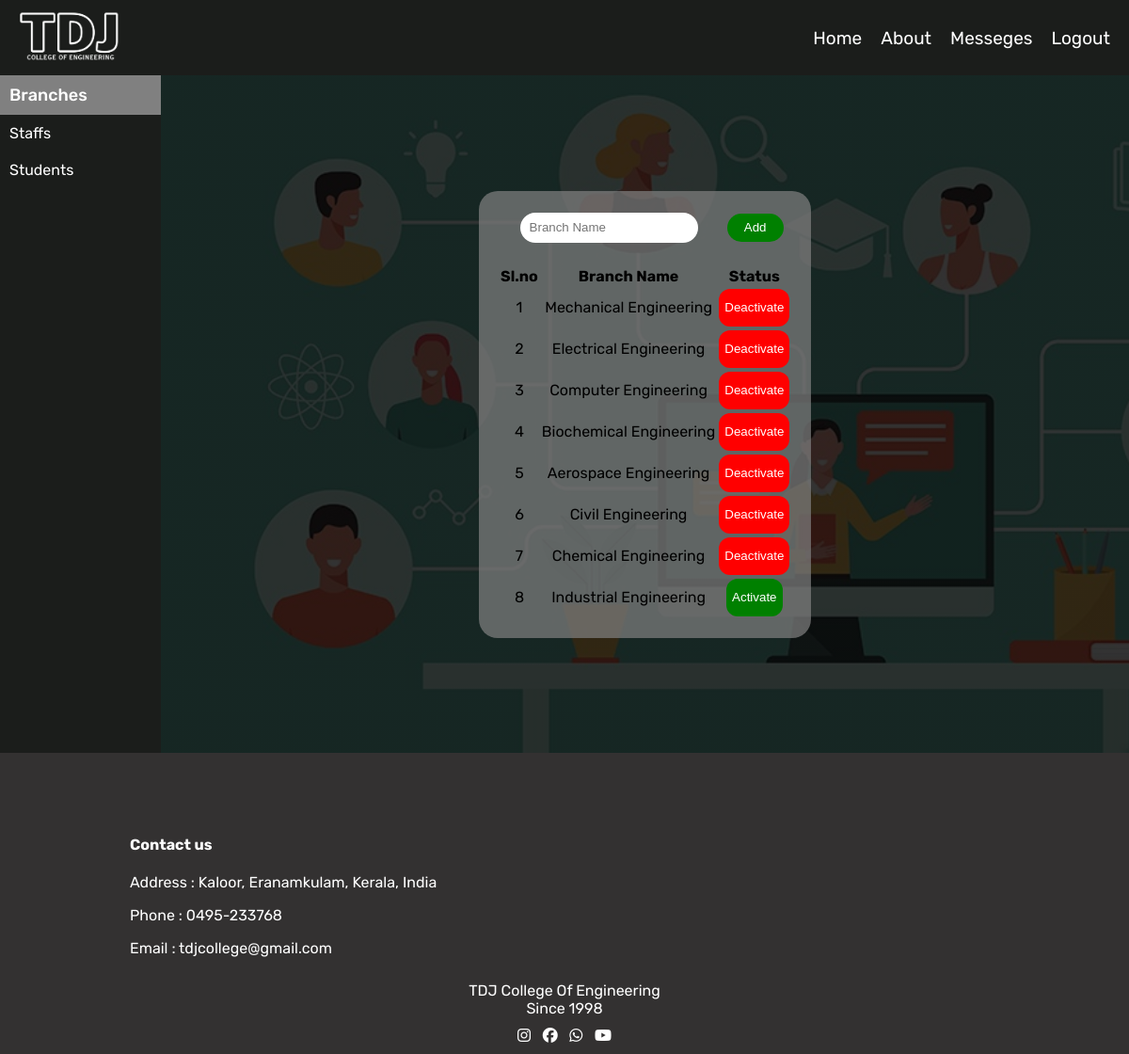
Screenshot of /admbranch (signed in) with the database file from the repository.
### app/models.py (models this page shows, shortened)
class Branches(models. Model):
    aname=models.ForeignKey(admins,on_delete=models.CASCADE)
    bname=models.TextField()
    status=models.BooleanField(default=True)

### app/views.py (the view)
# urls.py: path('admbranch',views.admbranch),
def admbranch(request):
    if 'adm' in request.session:
        data=Branches.objects.filter(aname=admins.objects.get(username=request.session['adm']))
        return render(request,'admin/addbranch.html',{'data':data,'msg_count':countmsg(request)})
    else:
        return redirect(index)

### app/views.py (called while the page is built)
def countmsg(request):
    u_msgs=messeges.objects.filter(read=False)
    msg_len=len(u_msgs)
    return msg_len

### templates/admin/addbranch.html (shortened to what this page needs)
<!DOCTYPE html>
<html lang="en">
<head>
    {% load static %}
    <link rel="stylesheet" href="{% static 'css/index.css' %}">
</head>
<body>
    <div class="main">
        <div class="nav">
            <div class="navigation" >
                <div class="logo">
                    <a href="../admin_index"><img src="{% static 'images/clogo.png' %}" alt=""></a>
                </div>
                <div class="links">
                    <ul>
                        <a href="../admin_index" class="service"><li>Home</li></a>
                        <a href="" class="service"><li>About</li></a>
                        <a href="../admin_viewmessege" class="service"><li>Messeges</li>{% if msg_count is 0 %}{% else %} <p id="msgcount">{{msg_count}}</p>{% endif %}</a>
                        <a href="../adm_logout" class="service"><li>Logout</li></a>
                    </ul>
                </div>
            </div>
        </div>
        <div class="admin_main">
            <div class="admin_part1">
                <a href="../admbranch"><div class="nav1 active">
                    Branches
                </div></a>
                <a href="../admstaff"><div class="nav1">
                    Staffs
                </div></a>
                <a href="../viewstudents"><div class="nav1">
                    Students
                </div></a>
            </div>
            <div class="admin_part2 admin">
            <div class="cntr">
                <div class="branchadd">
                    <form action="addbranch" method="POST" >
                        <table>
                            <tr>
                                <td><input type="text" name="branchname" id="" placeholder="Branch Name" required></td>
                                <td><input type="submit" value="Add">
                                </td>
                            </tr>
                        </table>
                    </form>
                </div>
                <div class="branches">
                    <table>
                        <tr>
                            <th>Sl.no</th>
                            <th>Branch Name</th>
                            <th>Status</th>
                        </tr>
                        {% for i in data %}
                        <tr>
                            <td>{{forloop.counter}}</td>
                            <td>{{i.bname}}</td>
                            <td>
                                {% if i.status is True %}
                                <a href="../deactivebranch/{{i.pk}}" onclick="return confirm('Are you sure you want to deactivate the branch ??')"> <button style="background-color: red;">Deactivate</button></a>
                                {% else %}
                                <a href="../activebranch/{{i.pk}}" onclick="return confirm('Are you sure you want to activate the branch ??')"> <button style="background-color: green">Activate</button></a>
                                {% endif %}
                            </td>
                        </tr>
                        {% endfor %}
                    </table>
                </div>
            </div>
            <div class="messege1"  id="messegediv">
            </div>
            </div>
           </div>
        </div>
        <footer style="margin: 0px;">
            <div class="contact">
                <h4>Contact us</h4>
                <p>Address : Kaloor, Eranamkulam, Kerala, India</p>
                <p>Phone : 0495-233768</p>
                <p>Email : tdjcollege@gmail.com</p>
            </div>
            <div class="clg_name">
                <p>TDJ College Of Engineering</p>
                <p>Since 1998</p>
            </div>
            <div class="icons">
                <div class="icon"><i class="fa-brands fa-instagram"></i></div>
                <div class="icon"><i class="fa-brands fa-facebook"></i></div>
                <div class="icon"><i class="fa-brands fa-whatsapp"></i></div>
                <div class="icon"><i class="fa-brands fa-youtube"></i></div>
            </div>
        </footer>
</body>
</html>

### static/css/index.css (style rules this page uses)
body { margin: 0px; font-family: "Rubik", sans-serif; font-optical-sizing: auto; font-style: normal; }
.main { background-color: rgb(255, 255, 255); }
.nav { position: fixed; top: 0px; width: 100%; z-index: 10; }
.navigation { display: grid; grid-template-areas: 'logo links links links'; height: 80px; background-color: rgb(27, 29, 27); width: 100%; }
.logo { grid-area: logo; display: flex ; align-items: center; }
.logo img { width:150px; filter: invert(100%) brightness(100%) ; }
.links { grid-area: links; display: flex; justify-content: flex-end; }
.links ul { display: flex; justify-content: space-evenly; align-items: center; color: white; }
li { list-style: none; font-size: 19px; margin-right: 20px; }
ul a { text-decoration: none; color: rgb(255, 255, 255); }
footer { margin-top: 20px; background-color: rgb(51, 49, 49); color: white; height: 300px; display: flex; flex-direction: column; align-items: center; justify-content: flex-end; padding: 10px; }
.icons { display: flex; width: 100px; justify-content: space-between; }
.contact { width: 80%; padding-left: 20px; }
.clg_name { display: flex; flex-direction: column; align-items: center; padding: 10px; }
.clg_name p { margin: 0px; }
.admin_main { height: 90vh; margin-top: 80px; display: flex; }
.admin_part1 { height: 90vh; width: 200px; background-color: rgb(27, 29, 27); }
.admin_part1 a { color: white; text-decoration: none; }
.nav1 { padding: 10px; }
.admin_part2 { width: 100%; display: flex; justify-content:center; align-items: center; flex-direction: column; }
.messege1 { margin: 0px; position: absolute; top: 80px; right: 0px; display: flex; justify-content: center; align-items: center; width: 30%; height: 40px; padding: 10px; padding-left: 15px; border-radius: 25px; right: 0px; color: rgb(255, 255, 255); }
input[type='submit'] { background-color: green; border: none; height: 30px; width: 60px; border-radius: 10px; color: white; }
.branches { display: flex; flex-direction: column; }
.admin_main .admin { background-image:linear-gradient(rgba(0, 0, 0, 0.8), rgba(0, 0, 0, 0.8)), url(../images/1717062061758.jpg); background-repeat: no-repeat; background-size: cover; }
table { text-align: center; width: 100%; }
.admin_main .cntr { background-color: rgba(128, 128, 128, 0.708); padding: 20px; width:fit-content; border-radius: 20px; }
.admin button { height: 40px; border: none; border-radius: 12px; color: white; }
.admin .branchadd input { height: 30px; border-radius: 20px; border: none; }
.admin .branchadd { margin-bottom: 20px; }
.admin .branchadd input[type='text'] { padding-left: 10px; }
.active { font-size: 18px; font-weight: 500; background-color: gray; }

### rows the page displays
Branches: bname "Mechanical Engineering"
Branches: bname "Electrical Engineering"
Branches: bname "Computer Engineering"
Branches: bname "Biochemical Engineering"
Branches: bname "Aerospace Engineering"
Branches: bname "Civil Engineering"
Branches: bname "Chemical Engineering"
Branches: bname "Industrial Engineering"
